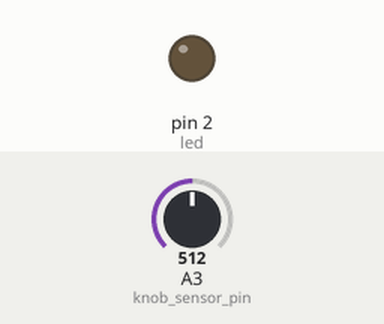
Simulated run of this sketch. Board: Arduino Uno, built with avr-gcc and run on an emulated ATmega328P. Shown: output pins drawn as LEDs (lit = HIGH). The test bench sets the inputs (shaded band); at power-on: A3 (knob_sensor_pin) = 512.

Above: at 1.2 s.
1.3 s: A3 (knob_sensor_pin) set to 414
2.8 s: A3 (knob_sensor_pin) set to 381
At 3.5 s:
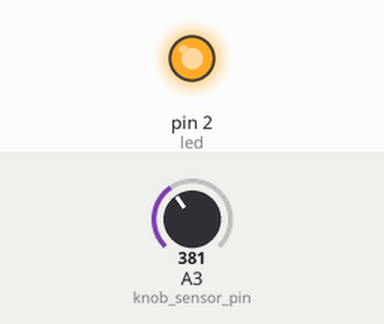
4.3 s: A3 (knob_sensor_pin) set to 410
At 4.6 s:
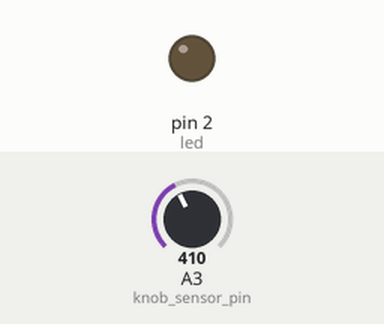
5.8 s: A3 (knob_sensor_pin) set to 390
At 7.0 s:
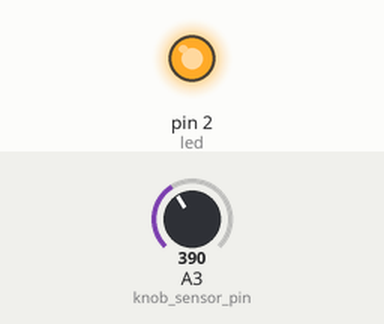
Timing chart, 0 to 8.3 s (numbered marks = the images above; inputs shaded):
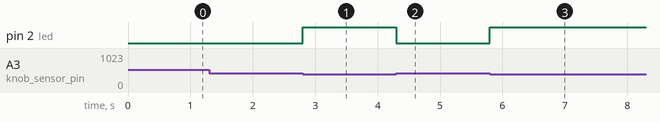

Measured:
- the behaviour switches between 400 and 399 on A3 (knob_sensor_pin) (found by bisection; images 0 and 1)
- after the input at 1.3 s, every drawn part: stays the same
- after the input at 2.8 s, pin 2 (led): LOW → HIGH at once
- after the input at 4.3 s, pin 2 (led): HIGH → LOW at once
- after the input at 5.8 s, pin 2 (led): LOW → HIGH at once

The sketch:

loa.ino
```cpp
int led = 2;
int knob_sensor_pin = A3;

void setup() {
  Serial.begin(9600);
  pinMode(knob_sensor_pin, INPUT);
  pinMode(led, OUTPUT);
}

void loop() {
  int knob_value = analogRead(knob_sensor_pin);
  if(knob_value < 400){
    digitalWrite(led, HIGH);
  }else{
    digitalWrite(led, LOW);
  }
}
```
